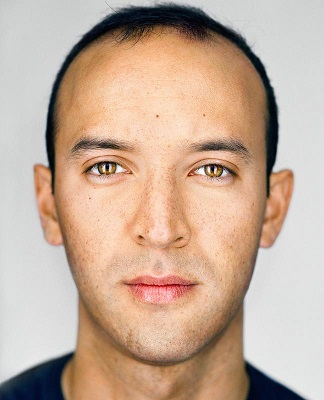
#> input picture face1.jpg, 324 x 400 px
$ python face_eye.py   (Python 2 division)
#> lines starting #> are read from the running program, lines starting #| are printed output that depends on the picture; after the words box and inside, x2 and y2 are one past the last pixel; in counts of white or black regions, pixels touching at a corner belong together
import numpy as np
import cv2
face_cascade = cv2.CascadeClassifier('haarcascade_frontalface_default.xml')
eye_cascade = cv2.CascadeClassifier('haarcascade_eye.xml')
mouth_cascade = cv2.CascadeClassifier('Mouth.xml')
img = cv2.imread('face1.jpg')
#> img is the input picture: shape (400, 324, 3); mean B, G, R 153.3, 171.8, 197.2
gray = cv2.cvtColor(img, cv2.COLOR_BGR2GRAY)
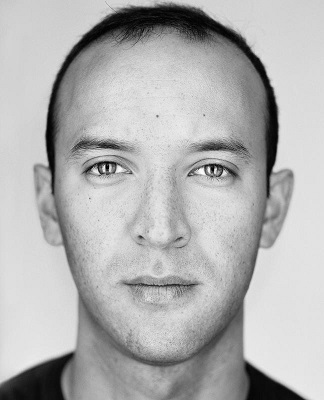
#> gray: shape (400, 324); min 0, max 253, mean 177.2

faces = face_cascade.detectMultiScale(gray, 1.4, 6)
#> faces = [[36, 76, 253, 253]]
for (x,y,w,h) in faces:
    cv2.rectangle(img,(x,y),(x+w,y+h),(255,0,0),2)
    roi_gray = gray[y:y+h, x:x+w]
    roi_color = img[y:y+h, x:x+w]
    eyes = eye_cascade.detectMultiScale(roi_gray)
    #print "Number of Eyes: "+ str(eyes)
    i=1
    for (ex,ey,ew,eh) in eyes:
        cv2.rectangle(roi_color,(ex,ey),(ex+ew,ey+eh),(0,255,0),2)
        break
        print i
        i+=1
    mouth = mouth_cascade.detectMultiScale(roi_gray)
    for (ex,ey,ew,eh) in mouth:
        cv2.rectangle(roi_color,(ex,ey),(ex+eh,ey+ew),(0,255,0),2)
        break
#> this loop made 1 pass
#> (x, y, w, h, eyes) on pass 1: (36, 76, 253, 253, [[43, 69, 47, 47], [151, 68, 53, 53]])
#> pass 1, `roi_gray = gray[y:y+h, x:x+w]`:
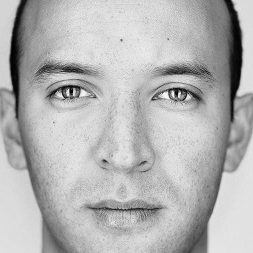
#> roi_gray: shape (253, 253); min 1, max 253, mean 179.7
#> pass 1, `roi_color = img[y:y+h, x:x+w]`:
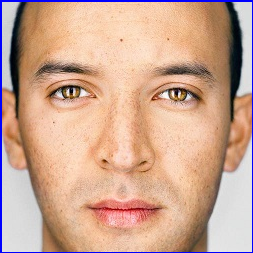
#> roi_color: shape (253, 253, 3); mean B, G, R 146.5, 166.7, 205.1
#> after the loop:
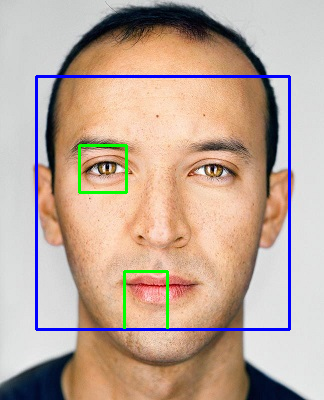
#> img: shape (400, 324, 3); 3.13% of pixels changed, all inside (x1, y1, x2, y2) = (35, 75, 291, 331)
#> after the loop:
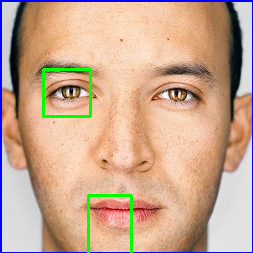
#> roi_color: shape (253, 253, 3); 1.61% of pixels changed, all inside (x1, y1, x2, y2) = (42, 68, 133, 253)

cv2.imshow('img',img)
cv2.waitKey(0)
cv2.destroyAllWindows()

$ run again, with D1.png saved as face1.jpg
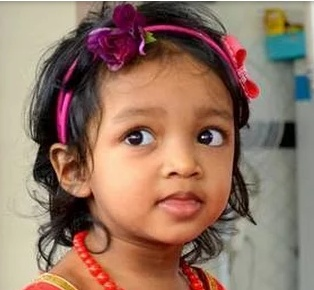
#> input picture D1.png, 314 x 290 px
#> img is the input picture: shape (290, 314, 3); mean B, G, R 100.8, 117.7, 147.8
#> `gray = cv2.cvtColor(img, cv2.COLOR_BGR2GRAY)`:
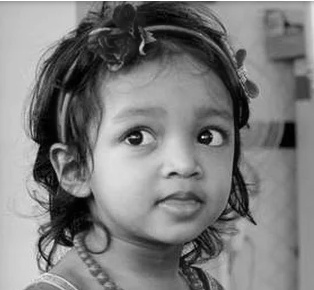
#> gray: shape (290, 314); min 0, max 255, mean 124.8
#> faces = [[86, 63, 181, 181]]
#> the loop `for (x,y,w,h) in faces:` made 1 pass
#> (x, y, w, h, eyes, mouth) on pass 1: (86, 63, 181, 181, [[97, 49, 47, 47], [25, 48, 51, 51]], [[128, 150, 30, 18], [61, 126, 66, 39], [74, 103, 44, 26]])
#> after the loop `for (x,y,w,h) in faces:`:
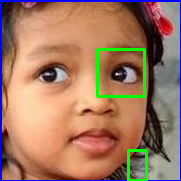
#> roi_color: shape (181, 181, 3); mean B, G, R 98.3, 121.5, 161.6
